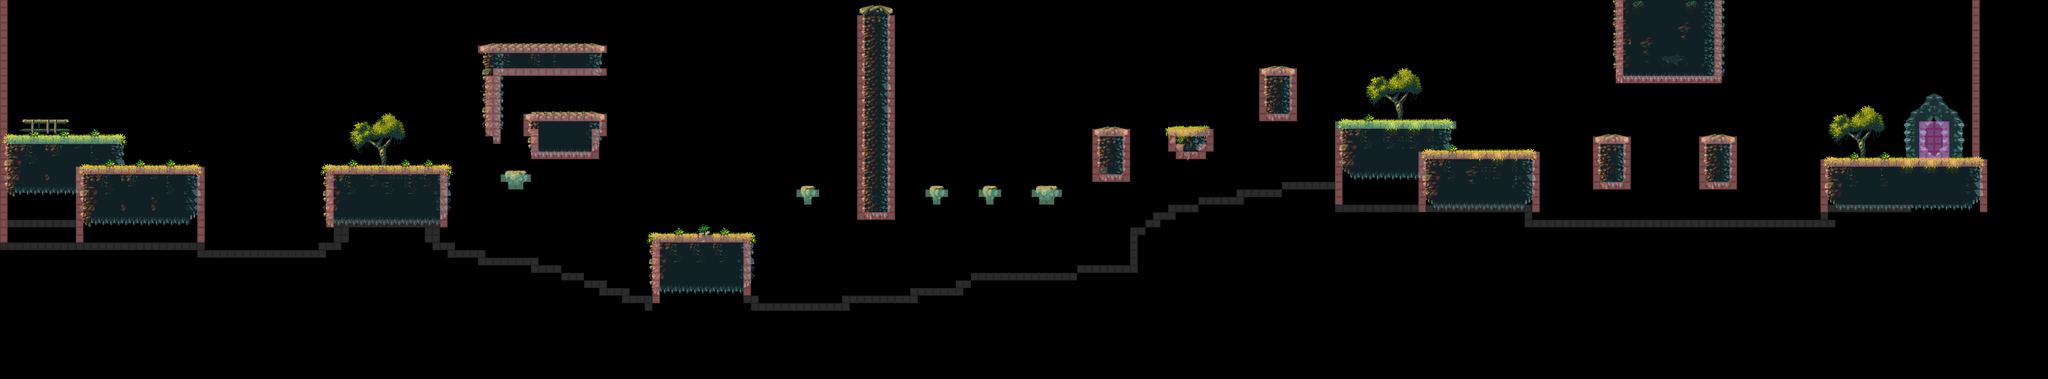

A level layout from a 2D game, rendered from its tile map. Below: a short description, then the map file with tile-grid data replaced by summaries:
An orthogonal 270x50 tile map with 16x16 px tiles, 3 tile layers (background, Foreground, HitBoxes), 2 tilesets.

<map version="1.4" tiledversion="1.4.2" orientation="orthogonal" renderorder="right-down" width="270" height="50" tilewidth="16" tileheight="16" infinite="0" nextlayerid="4" nextobjectid="1">
 <properties>
  <property name="Navigation" type="int" value="0" />
  <property name="Nodraw" type="int" value="0" />
 </properties>
 <tileset firstgid="1" name="tileset" tilewidth="16" tileheight="16" tilecount="1160" columns="58">
  <image source="tileset.png" width="928" height="320" />
 </tileset>
 <tileset firstgid="1161" name="HitBoxes" tilewidth="16" tileheight="16" tilecount="10" columns="10">
  <image source="HitBoxes.png" width="160" height="16" />
 </tileset>
 <layer id="1" name="background" width="270" height="50">
  <data>[13500 cells, 725 non-empty, 211 distinct tile ids]</data>
 </layer>
 <layer id="2" name="Foreground" width="270" height="50">
  <properties>
   <property name="Navigation" type="int" value="1" />
   <property name="Nodraw" type="int" value="0" />
  </properties>
  <data>[13500 cells, 1388 non-empty, 294 distinct tile ids]</data>
 </layer>
 <layer id="3" name="HitBoxes" width="270" height="50" opacity="0.46">
  <properties>
   <property name="Navigation" type="int" value="0" />
   <property name="Nodraw" type="int" value="1" />
  </properties>
  <data>[13500 cells, 844 non-empty, 4 distinct tile ids]</data>
 </layer>
</map>
